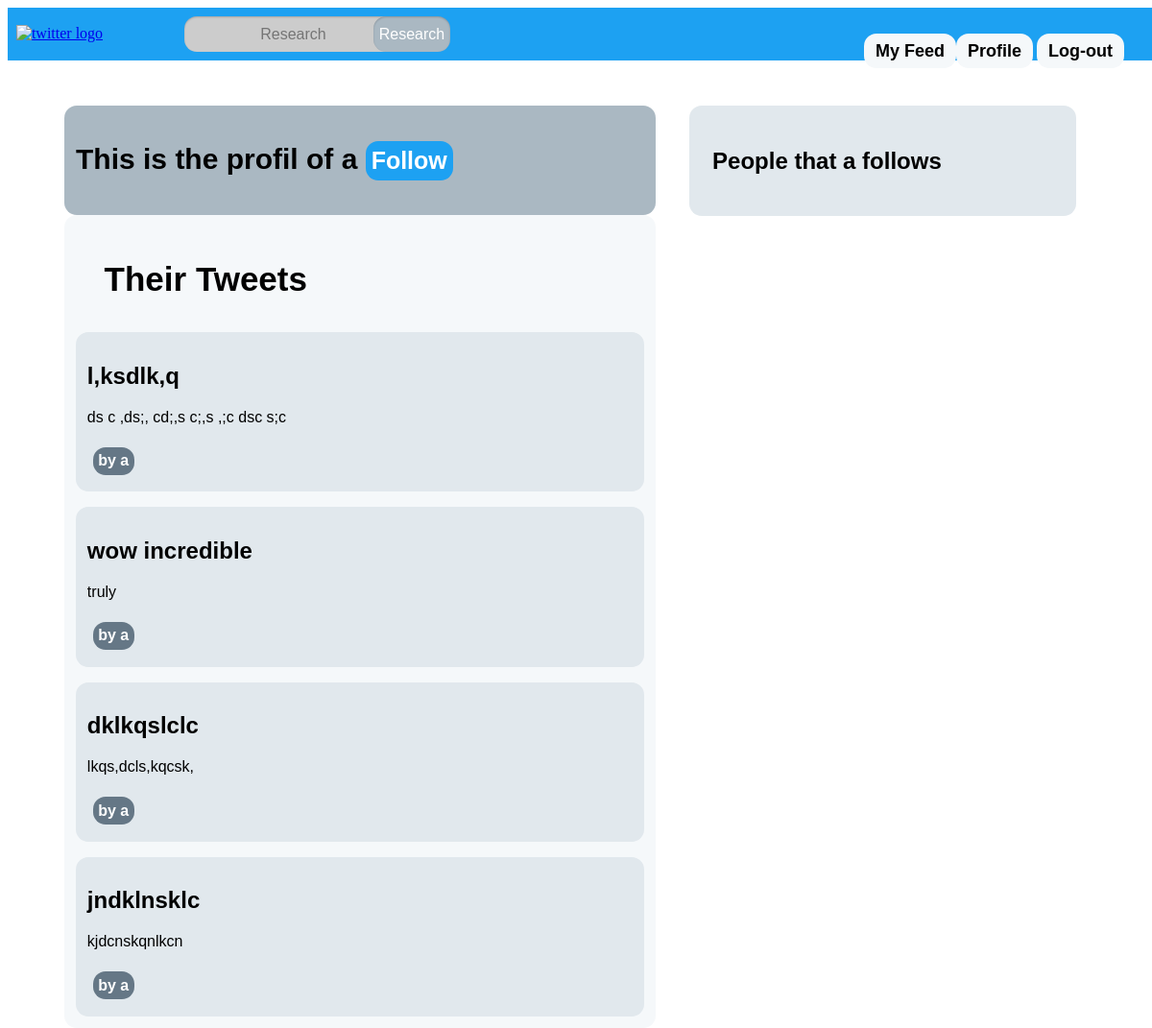
Page /user_profile/a (signed in) on the committed database.
### twitter_app/model.py (models this page shows)
class Tweet(db.Model):
    __tablename__ = "tweet"
    id = db.Column(db.Integer, primary_key=True)
    uid = db.Column(db.Integer, db.ForeignKey("user.id"), nullable=False)
    title = db.Column(db.String(256))
    content = db.Column(db.String(2048))
    date = db.Column(db.Date)

### twitter_app/main.py (the view)
@main.route('/user_profile/<user>')
def user_profile(user):
    id_u = user_by_name[user]['id']
    if g.user.id == id_u:
        return redirect(url_for('main.profile'))
    isUser = False
    following = []
    if g.user:
        isUser = True
        if g.user.id in follows:
            f = list(map(int, follows.neighbors(g.user.id)))
            following = f
            print(following)
    tweets = Tweet.query.filter_by(uid = id_u).order_by(Tweet.id.desc()).all()
    return render_template('user_profile.html', name=user, tweets = tweets, user_by_id = user_by_id, user_by_name = user_by_name, following = following)

### twitter_app/auth.py (called while the page is built)
@auth.before_app_request
def load_logged_in_user():
    user_id = session.get('user_id')
    if user_id is None:
        g.user = None
    else:
        g.user = User.query.filter_by(id=user_id).first()

### twitter_app/templates/user_profile.html (shortened to what this page needs)
<!DOCTYPE html>
<html>
<head>
    <link rel="stylesheet" href="{{ url_for('static', filename='style.css') }}" />
</head>
<body>
    <div class="head1">
        <table>
            <tr>
                <td> <a href="{{ url_for('main.index') }}"  > <img src="{{ url_for('static', filename='t.png') }}" width="20%" alt="twitter logo"> </a></td>
                <td>
                  <form action="/find_someone/index" method="post">
                  <input class="bouton4" name="username"  placeholder="Research" id="username" value="{{ request.form['username'] }}">
                  <input class="bouton5" type="submit" placeholder="Username" value="Research">
                  </action></td>
                <td> <a href="{{ url_for('main.feed') }}"  >
                  <p class="bouton3"> My Feed </p></a>
                </td>
                <td> <a href="{{ url_for('main.profile') }}"  >
                    <p class="bouton1"> Profile </p></a>
                </td>
                <td> <a href="{{ url_for('auth.logout') }}"  >
                    <p class="bouton2"> Log-out </p></a>
                </td>
            </tr>
        </table>
    </div>
    <div>
<article class="profileBox">
<h1 class="title">
        This is the profil of {{ name }}
        {%if user_by_name[name]['id'] not in following%}
        <small><a class="followButton" href="{{ url_for('main.follow_someone', uid2 = user_by_name[name]['id']) }}">Follow</a></small>
        {%endif%}
</h1>
</article>
<div class="leftBox">
  <p class="indent"> Their Tweets </p>
  {% for tweet in tweets %}</p>
  <article class="box">
    <header>
      <div>
        <h1>{{ tweet['title'] }}</h1>
      </div>
    </header>
    <p class="body">{{ tweet.content }}</p>
    <div class="about">by {{ name }} </div>
  </article>
  {% endfor %}
</div>
<article class="friend">
  <div>
  <h2>People that {{name}} follows </h2>
  </div>
</article>
</body>
</html>

### twitter_app/static/style.css (style rules this page uses)
.head1 { background: #1DA1F2 ; height: 2%; width: 100%; margin: 0; padding: 0.5%; }
.bouton4 { font-family: arial; color: white; font-size: 16px; line-height: 25px; background-color: rgb(204, 204, 204); margin: 0 auto; display: inline-block; border: none; text-decoration: none; text-align: center; border-radius: 13px 13px 13px 13px; font-weight: normal; position: relative; width: 202px; left : 25%; padding: 6px 27px 6px 12px; box-shadow: 0px 1px 2px rgba(0, 0, 0, 0.2) inset; }
.bouton5 { font-family : arial; font-size: 16px; line-height: 35px; color: white; border-radius: 13px 13px 13px 13px; background-color: #AAB8C2; margin: 0 auto; display: inline-block; border: none; text-decoration: none; text-align: center; font-weight: normal; position: relative; left : 10%; box-shadow: 0px 1px 2px rgba(0, 0, 0, 0.2) inset; }
.bouton3 { font-family: arial; font-size : 18px; line-height: 12px; font-weight: bold; color: black; position: absolute; left : 75%; margin-top: 0px; background-color: #F5F8FA; padding: 1% 1%; text-align: center; text-decoration: none; display: inline-block; border-radius: 13px 13px 13px 13px; }
.bouton1 { font-family: arial; font-size : 18px; margin-top: 0px; line-height: 12px; font-weight: bold; color: black; position: absolute; left : 83%; background-color: #F5F8FA; padding: 1% 1%; text-align: center; text-decoration: none; display: inline-block; border-radius: 13px 13px 13px 13px; }
.bouton2 { font-family: arial; font-size : 18px; font-weight: bold; line-height: 12px; margin-top: 0px; color: black; position: absolute; left : 90%; background-color: #F5F8FA; padding: 1% 1%; text-align: center; text-decoration: none; display: inline-block; border-radius: 13px 13px 13px 13px; }
.indent { font-size: 35px; font-weight: bold; text-indent : 5%; }
.box { font-family: arial; width: 96%; border-radius: 13px 13px 13px 13px; margin-top:auto; margin-left: auto; margin-right: auto; padding: 2% 2% 2% 2%; position:center; background-color: #E1E8ED; }
.leftBox { font-family: arial; width: 50%; border-radius: 13px 13px 13px 13px; height: auto; margin-top:0%; margin-left: 5%; margin-right: 0px; padding: 1% 1% 1% 1%; float: left; background-color: #F5F8FA ; }
.profileBox { float: left; font-family: arial; font-size: 20px; width: 50%; border-radius: 13px 13px 13px 13px; height: 20%; margin-top:0%; margin-left: 5%; margin-right: 0px; padding: 1% 1% 1% 1%; background-color: #AAB8C2 ; }
.about { font-weight: bold; font-family: arial; background-color:#657786; color: white; padding: 1% 1%; text-align: center; text-decoration: none; display: inline-block; border-radius: 13px 13px 13px 13px; margin: 1%; }
.followButton { font-weight: bold; font-family: arial; background-color:#1DA1F2; color: white; padding: 1% 1%; text-align: center; text-decoration: none; display: inline-block; border-radius: 13px 13px 13px 13px; margin: 0 auto; }
.friend { display: flex; font-family: arial; width: 30%; margin-left: 60%; margin-top: 4%; border-radius: 13px 13px 13px 13px; height: auto; padding: 2% 2% 2% 2%; background-color: #E1E8ED; margin-right: 0px; position: center; display: block; }

### rows in the picture
Tweet: title "l,ksdlk,q", content "ds c ,ds;, cd;,s c;,s ,;c dsc s;c", name "a"
Tweet: title "wow incredible", content "truly", name "a"
Tweet: title "dklkqslclc", content "lkqs,dcls,kqcsk,", name "a"
Tweet: title "jndklnsklc", content "kjdcnskqnlkcn", name "a"

### other values in the picture
{{ name }} "a"
